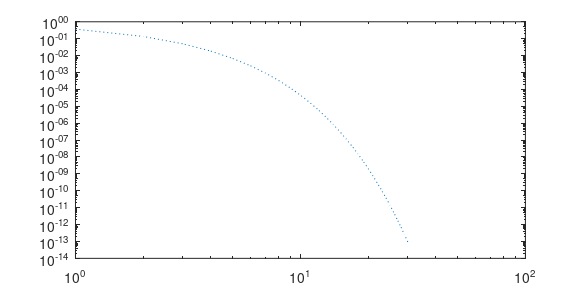

Reproduce this figure in MATLAB. (Note: this script raises an error after producing the figure.)
dimensions = [10, 100, 1000, 10000];

figure('Units', 'points', 'Position', [0 0 418 209], 'PaperPositionMode', 'auto');
loglog(1 ./ exp(1:30), ':');
hold on
for i = 1:length(dimensions)
dimension = dimensions(i);
A = random_adjacency_matrix(dimension);
G = google_matrix(A, 0.85);
[eigenvalue, eigenvector, errors] = vector_iteration(G);
loglog(errors);

end
axis([1 45 1e-13 1]);
set(gca,...
'Units', 'normalized',...
'Position',[.15 .2 .75 .7],...
'FontUnits','points',...
'FontWeight','normal',...
'FontSize',9);
xlabel('Iterationsschritte $$k$$', 'Interpreter', 'latex');
ylabel('Fehler $$||\mathbf{g}^{(k)} - \mathbf{g}^{(k-1)}||_1$$', 'Interpreter', 'latex')
legend({'$$\mathcal{O}(\exp(-k))$$', '$$N=10$$', '$$N=100$$', '$$N=1000$$', '$$N=10000$$'}, 'Interpreter', 'latex');
hold off

print -depsc2 vector-iteration.eps